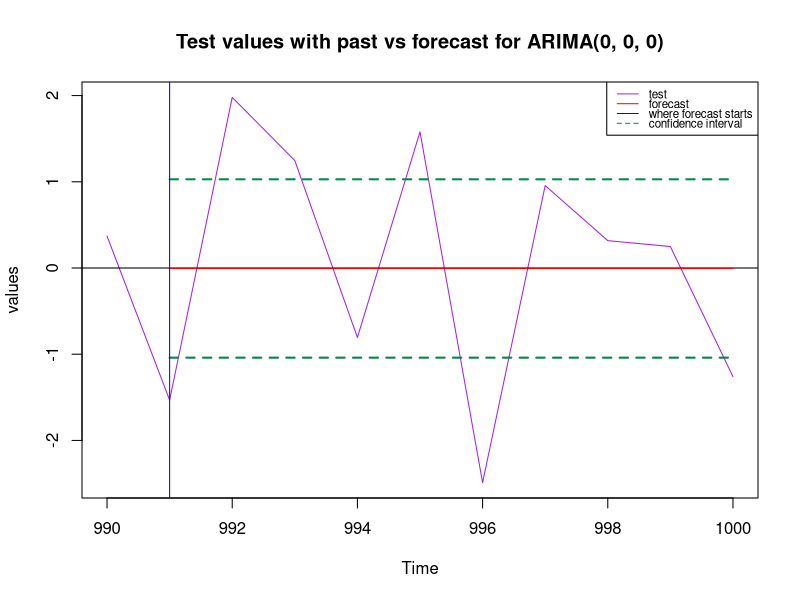
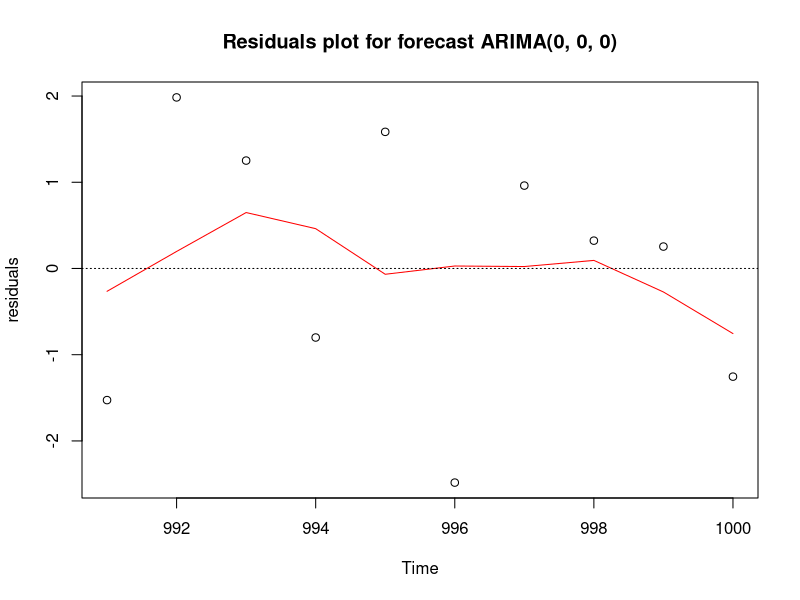
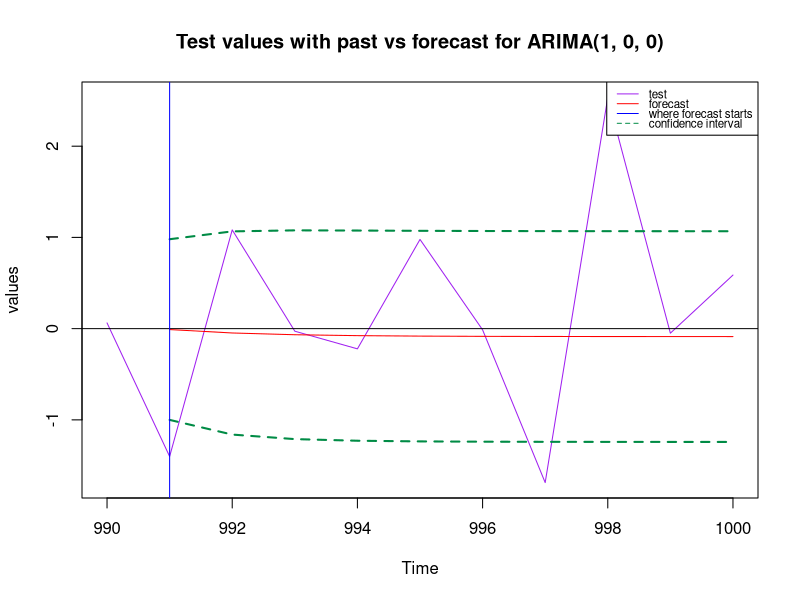
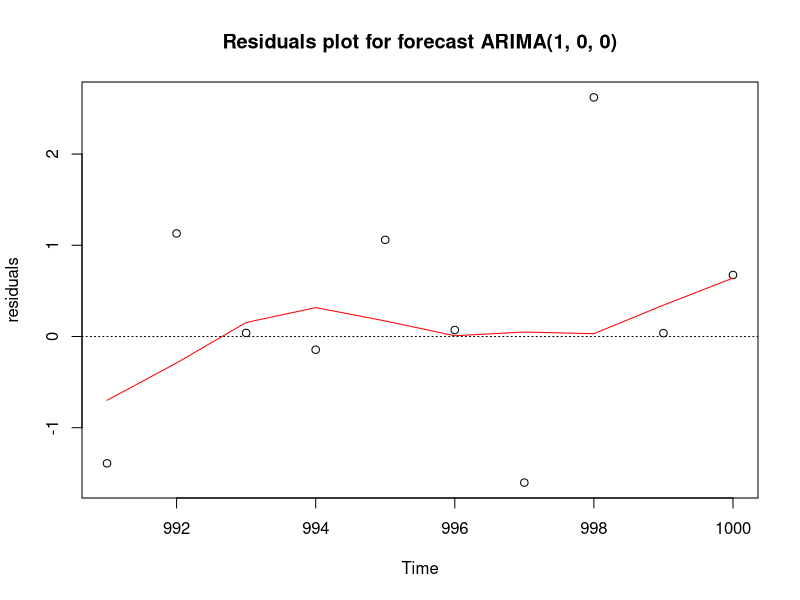
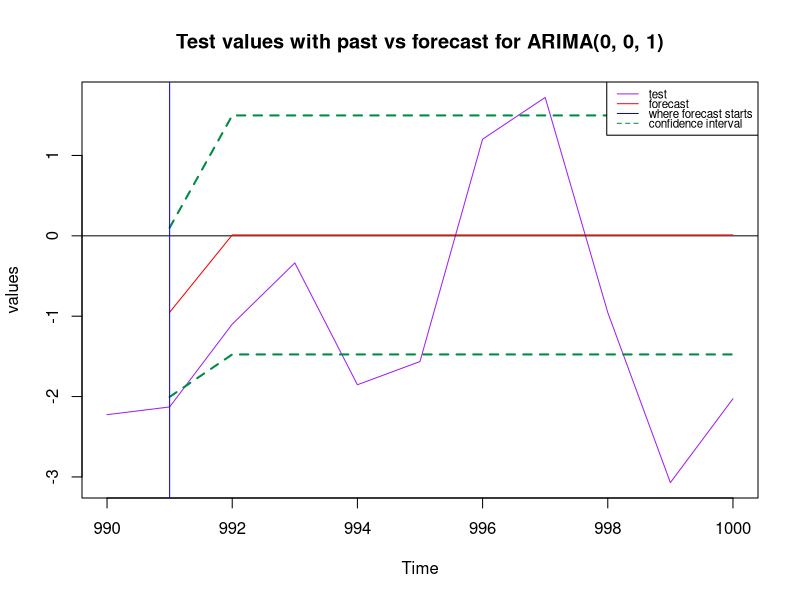
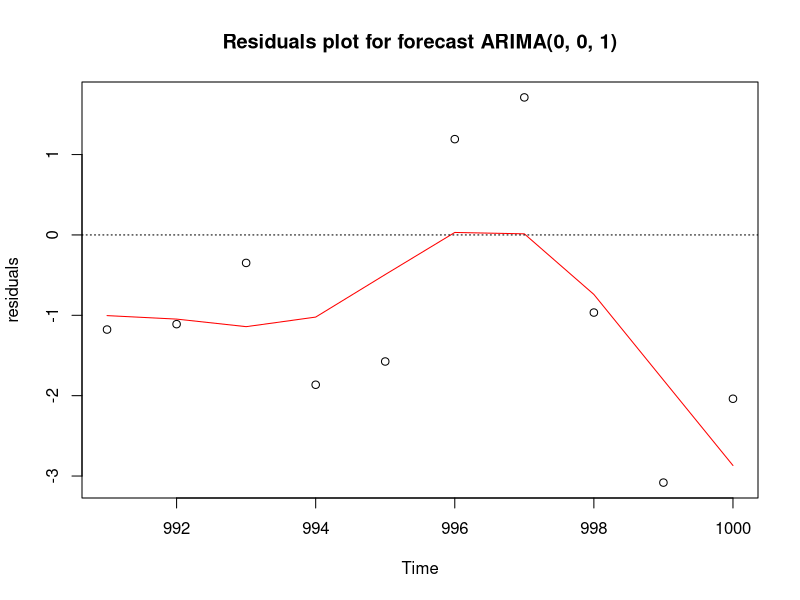
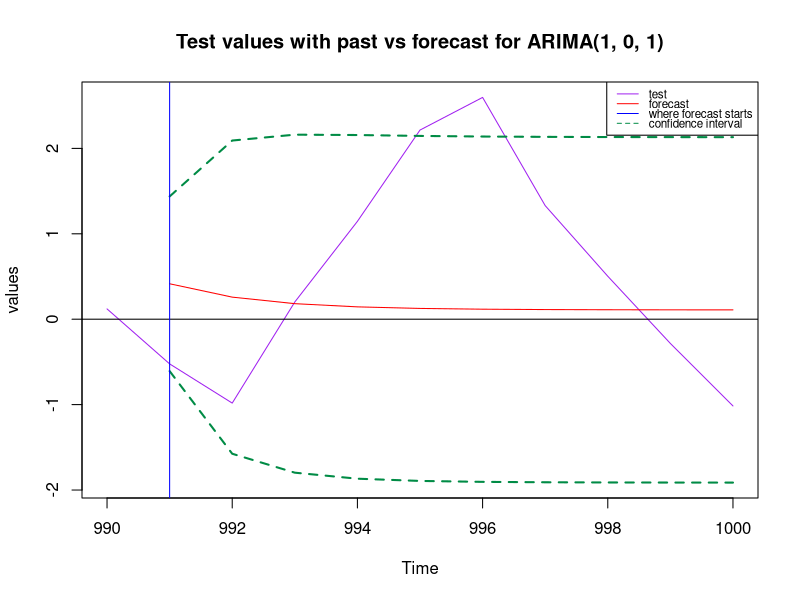
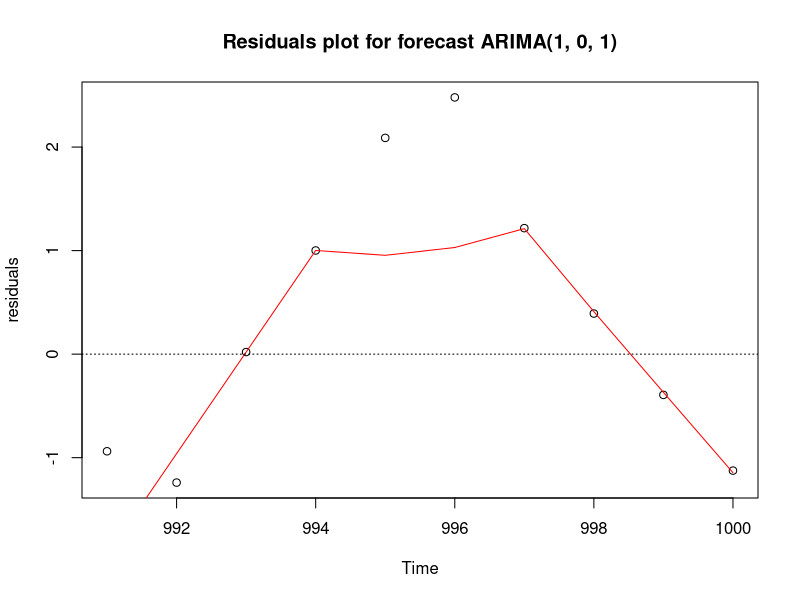

Write the R code that produced these figures, in order.

# Simulate the process with given parametsrs
# Predictcs the given number of units forward
# Plots both history, real furture and predicted future. 
basic_forecast <- function(p = 0, # AR order
                           d = 0, # Integration order
                           q = 0, # MA order
                           theta = NULL, # scalar or vector
                           phi = NULL, # scalar or vector
                           n = 100, # total size for simulation
                           train_lenght = 80) # length of training part
{
  # remove all the previous plots
  graphics.off()
  
  # Simulate the whole vector of train and test together
  sim <- arima.sim(model = list(order = c(p, d, q), ar = phi, ma = theta),
                   n = n)
  # Split the whole array into train and test parts
  train_sim <- ts(sim[1:train_lenght])
  test_sim <- ts(sim[train_lenght:n], start = train_lenght)
  
  # Estimate the ARIMA coefficients and pack them into a model. 
  arima_fit <- arima(train_sim, order = c(p, d, q))
  
  # By the estimated model, predict the future of size n - train_lenght
  arima_predict <- predict(arima_fit, n.ahead = n - train_lenght)
  # Extract the predicted values
  predicted <- arima_predict$pred
  # Extract the standard errors
  standard_err <- arima_predict$se
  
  # plot forecast with past and confidence interval
  upper <- predicted + standard_err
  lower <- predicted - standard_err
  arima_title_prefix = 'Test values with past vs forecast for'
  arima_title_suffix <- paste0('ARIMA(', p, ', ', d, ', ', q, ')')
  
  plot(test_sim, type = 'l', ylab = 'values', col = "purple", 
       main = paste(arima_title_prefix, arima_title_suffix),
       ylim = c(min(test_sim, predicted, lower), max(test_sim, predicted, upper)))
  abline(h = 0)
  lines(predicted, col = 'red')
  lines(upper, lty = 'dashed', lwd = 2, col = 'springgreen4')
  lines(lower, lty = 'dashed', lwd = 2, col = 'springgreen4')
  abline(v = start(predicted)[1], col = 'blue')
  legend("topright",
         legend = c('test', 'forecast', 'where forecast starts',
                    'confidence interval'),
         col = c('purple', 'red', 'blue', 'springgreen4'), lty = c(rep(1, 3), 2),
         y.intersp = .7, cex = .7)
  
  # plot residuals for forecast
  resid_forecast <- test_sim[2:length(test_sim)] - predicted
  plot(resid_forecast, type = 'p', ylab = 'residuals',
       main = paste('Residuals plot for forecast', arima_title_suffix))
  lines(lowess(resid_forecast), col = 'red')
  abline(h = 0, lty = 3)
}

# White noise
basic_forecast (p = 0,
               d = 0,
               q = 0,
               theta = NULL,
               phi = NULL,
               n = 1000,
               train_lenght = 990)

basic_forecast (p = 1,
                d = 0,
                q = 0,
                theta = NULL,
                phi = 1/2,
                n = 1000,
                train_lenght = 990)

basic_forecast (p = 0,
                d = 0,
                q = 1,
                theta = 1,
                phi = NULL,
                n = 1000,
                train_lenght = 990)

# ARMA(1, 1)
basic_forecast (p = 1,
                d = 0,
                q = 1,
                theta = 1,
                phi = 1/2,
                n = 1000,
                train_lenght = 990)


# ARIMA(1, 0, 1), 
basic_forecast (p = 1,
                d = 0,
                q = 1,
                theta = 1,
                phi = -1/2,
                n = 1000,
                train_lenght = 800)


# ARIMA(5, 0, 5), 
basic_forecast (p = 5,
                d = 0,
                q = 5,
                theta = c(1, 1, 1, 1, 1),
                phi = c(-1/2, -1/2, -1/2, -1/2, -1/2),
                n = 1000,
                train_lenght = 800)

# ARIMA(0, 1, 0), random walk
basic_forecast (p = 0,
                d = 1,
                q = 0,
                theta = NULL,
                phi = NULL,
                n = 1000,
                train_lenght = 800)

# ARIMA(1, 1, 1), 
basic_forecast (p = 1,
                d = 1,
                q = 1,
                theta = 1,
                phi = 1/2,
                n = 1000,
                train_lenght = 800)



x <- arima.sim(list(order = c(1, 0, 0), ar = .8), n = 30)
fit_ols <- ar.yw(x, order.max = 1)
fit_ols
predict(fit_ols, n.ahead = 5)

